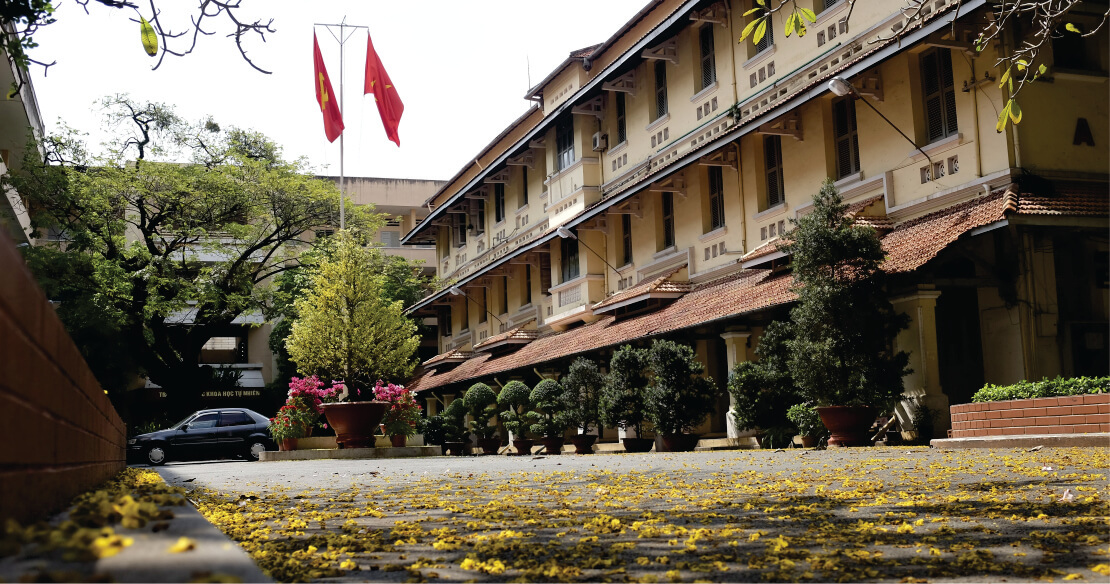
#> input picture sample/hcmus.jpg, 1110 x 584 px
$ python haar_compress.py sample/hcmus.jpg
#> lines starting #> are read from the running program, lines starting #| are printed output that depends on the picture; long printed decimals are rounded
import numpy as np
from PIL import Image
import os
import argparse
import sys

class HaarCompressor:
    def __init__(self, output_dir=None):
        self.output_dir = output_dir
        self.threshold = None
        self.image_path = None
        self.levels = None
        self.target_psnr = None
        self.best_params = None
        self.original_image = None
        self.compressed_image = None
        self.compression_stats = None
        self.last_save_path = None

    def _ensure_numpy_image(self, image_input):
        """Chuyển ảnh, hoặc đường dẫn ảnh thành numpy array.
        """
#> called with image_input = 'sample/hcmus.jpg'
        # Nếu đã là numpy array
        if isinstance(image_input, np.ndarray):
            return image_input
        # Nếu là PIL Image
        elif isinstance(image_input, Image.Image):
            img = image_input
        # Nếu là đường dẫn
        elif isinstance(image_input, str):
            try:
                img = Image.open(image_input)
#> img is the input picture: PIL image 1110x584 RGB; mean R, G, B 109.5, 99.6, 81.6
            except Exception as e:
                raise ValueError(f"Cannot read image from: {image_input} ({e})")
        else:
            raise ValueError("This format is not supported")
        # Giữ nguyên nếu grayscale
        if img.mode == 'L':
            return np.array(img)
        # Chuyển các chế độ khác sang RGB
        return np.array(img.convert("RGB"))

    def _read_image(self):
        return self._ensure_numpy_image(self.image_path)

    @staticmethod
    def haar_1d(signal):
        """Hàm biến đổi Haar 1D."""
        factor = 1 / np.sqrt(2)
        avg = (signal[::2] + signal[1::2]) * factor
        diff = (signal[::2] - signal[1::2]) * factor
        return np.concatenate([avg, diff])

    @staticmethod
    def inverse_haar_1d(transformed):
        """Hàm biến đổi ngược Haar 1D."""
        n = len(transformed)
        factor = 1 / np.sqrt(2)
        avg = transformed[:n//2]
        diff = transformed[n//2:]
        recon = np.zeros(n)
        recon[::2] = (avg + diff) * factor
        recon[1::2] = (avg - diff) * factor
        return recon

    def haar_2d(self, channel):
        """Hàm biến đổi Haar 2D, bằng cách áp dụng Haar 1D theo hàng và cột."""
        h, w = channel.shape
        result = channel.copy().astype(float)
        for _ in range(self.levels):
            for i in range(h):
                result[i, :w] = self.haar_1d(result[i, :w])
            for j in range(w):
                result[:h, j] = self.haar_1d(result[:h, j])
            h //= 2
            w //= 2
        return result

    def inverse_haar_2d(self, transformed):
        """Hàm biến đổi ngược Haar 2D, bằng cách áp dụng biến đổi ngược Haar 1D theo hàng và cột."""
        H, W = transformed.shape
        result = transformed.copy().astype(float)
        curr_h = H // (2 ** self.levels)
        curr_w = W // (2 ** self.levels)
        for _ in range(self.levels):
            curr_h *= 2
            curr_w *= 2
            for j in range(curr_w):
                result[:curr_h, j] = self.inverse_haar_1d(result[:curr_h, j])
            for i in range(curr_h):
                result[i, :curr_w] = self.inverse_haar_1d(result[i, :curr_w])
        return result

    def pad_to_pow2(self, img):
        """Pad hình ảnh đến kích thước lũy thừa của 2.
        Trả về ảnh đã đệm, chiều cao và chiều rộng ban đầu."""
        h, w = img.shape
        new_h = 1 << int(np.ceil(np.log2(h)))
        new_w = 1 << int(np.ceil(np.log2(w)))
        pad_h = new_h - h
        pad_w = new_w - w
        self.levels = int(np.log2(min(new_h, new_w)))
        padded = np.pad(img, ((0, pad_h), (0, pad_w)), mode='constant')
        return padded, h, w

    def compress_channel(self, chan, threshold):
        """
        Nén một kênh ảnh và trả về các thông số đánh giá ảnh
        """
        padded, h, w = self.pad_to_pow2(chan)
        coeffs = self.haar_2d(padded)
        compressed = coeffs * (np.abs(coeffs) > threshold)
        recon_full = self.inverse_haar_2d(compressed)
        recon = recon_full[:h, :w]
        mse = np.mean((chan - recon) ** 2)
        psnr = (10 * np.log10(255**2 / mse)) if mse > 0 else float('inf')
        zero_pct = 100 * np.sum(compressed == 0) / compressed.size
        return compressed, recon, psnr, zero_pct

    # [73 lines left out: functions optimize_threshold, compress_image, not called in this run]

    def compress_image_by_threshold(self, image_input, threshold):
        """
        Hàm nén ảnh bằng biến đổi Haar với threshold cố định.
        Thuật toán:
        1. Đọc ảnh từ đường dẫn hoặc numpy array.
        2. Chia ảnh thành các kênh (nếu là ảnh màu).
        3. Nén từng kênh bằng biến đổi Haar với ngưỡng đã cho.
        4. Tính PSNR và tỷ lệ phần trăm hệ số bằng 0 cho từng kênh.
        5. Tính trung bình PSNR và tỷ lệ phần trăm hệ số bằng 0.
        6. Trả về ảnh nén và các thông số thống kê.
        """
        if isinstance(image_input, str):
            self.image_path = image_input
        else:
            self.image_path = None
        self.original_image = self._ensure_numpy_image(image_input)
        channels = [self.original_image] if self.original_image.ndim == 2 else [self.original_image[:, :, c] for c in range(3)]
#> channels = 3 items
        recon_ch, psnr_list, zero_list = [], [], []
        for chan in channels:
            _, recon, psnr, zero_pct = self.compress_channel(chan, threshold)
            recon_ch.append(recon)
            psnr_list.append(psnr)
            zero_list.append(zero_pct)
#> this loop made 3 passes
#> pass 1, in pad_to_pow2, `padded = np.pad(img, ((0, pad_h), (0, pad_w)), mode='constant')`:
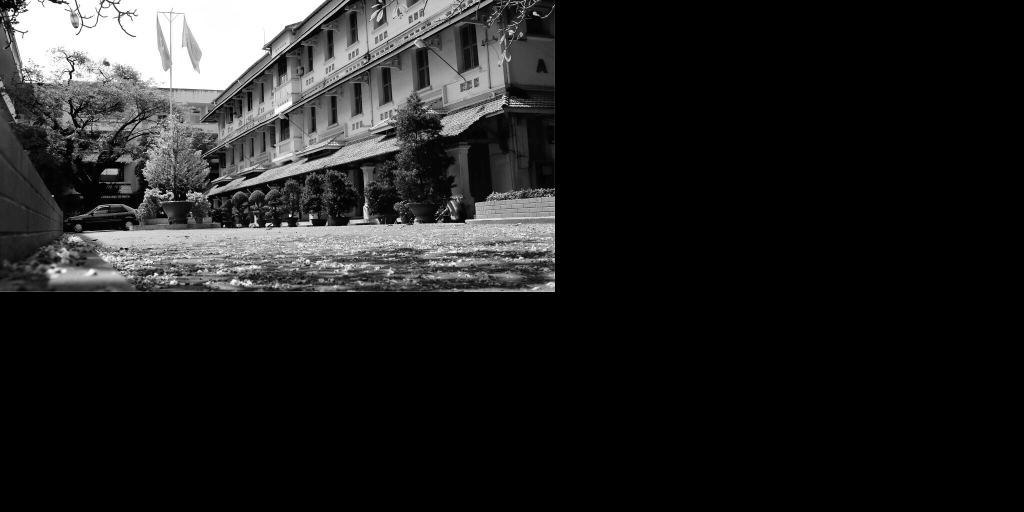
#> padded: shape (1024, 2048) (shown at 1/2 size); min 0, max 255, mean 33.8
        # Compute averages and print
        avg_psnr = float(np.mean(psnr_list))
        avg_zero = float(np.mean(zero_list))
        print(f"Average PSNR: {avg_psnr:.2f} dB")
#| Average PSNR: 29.15 dB
        print(f"Average Zero Percentage: {avg_zero:.2f}%")
#| Average Zero Percentage: 95.65%
        compressed_image = recon_ch[0] if len(recon_ch) == 1 else np.stack(recon_ch, axis=2)
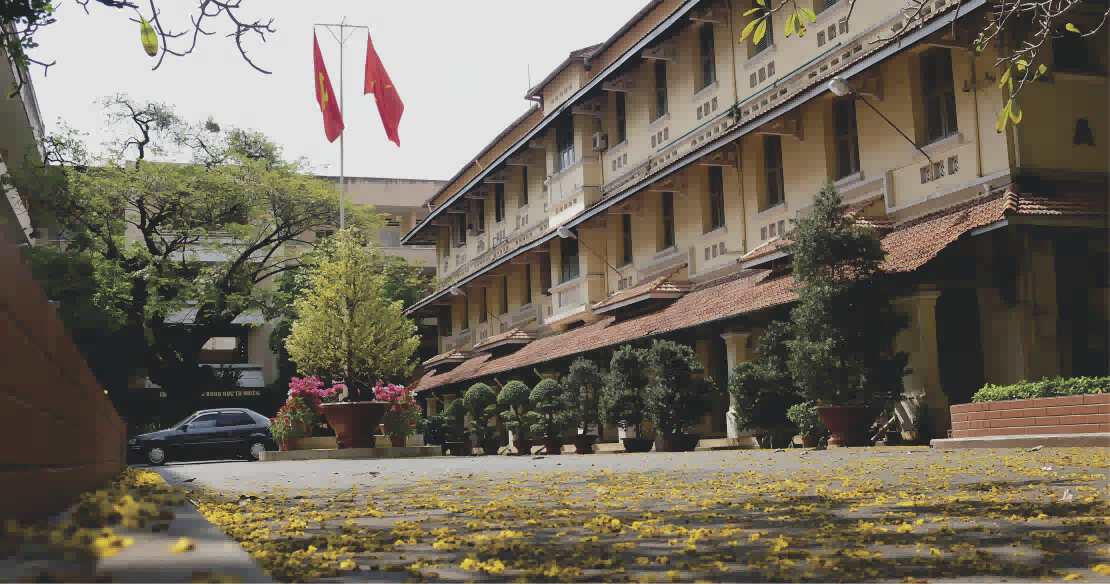
#> compressed_image: shape (584, 1110, 3) float64; mean of channels 0, 1, 2 109.5, 99.6, 81.6; drawn with min black and max white
        self.compressed_image = np.clip(compressed_image, 0, 255).astype(np.uint8)
        self.best_params = {'threshold': threshold}
        self.compression_stats = {'psnr_list': psnr_list,'psnr': avg_psnr, 'zero_list': zero_list, 'average_zero': avg_zero}
        return self.compressed_image

    def display_results(self):
        """Hiển thị ảnh gốc và ảnh đã nén."""
        import matplotlib.pyplot as plt
        fig, axs = plt.subplots(1, 2, figsize=(8, 4))
        titles = ['Original', 'Reconstructed']
        images = [self.original_image, self.compressed_image]

        for ax, img, title in zip(axs, images, titles):
            ax.imshow(img.astype(np.uint8))
            ax.set_title(title)
            ax.axis('off')
#> this loop made 2 passes
#> title on passes 1 to 2: 'Original', 'Reconstructed'

        plt.tight_layout()
        plt.show()
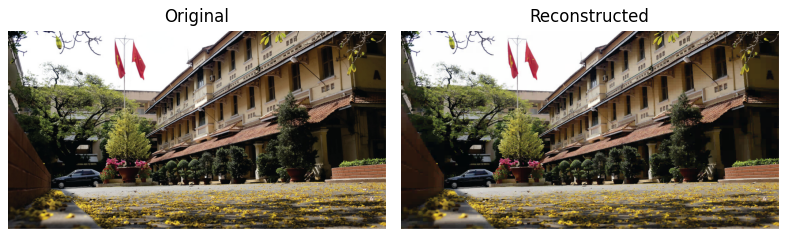
#> figure drawn by matplotlib, 2 panels

    def save_reconstructed_image(self):
        """Lưu ảnh đã nén vào thư mục đầu ra hoặc thư mục hiện tại nếu không có."""
        name, ext = os.path.splitext(os.path.basename(self.image_path))
        out_dir = self.output_dir or os.getcwd()
        os.makedirs(out_dir, exist_ok=True)
        out_path = os.path.join(out_dir, f"{name}_recon{ext}")

        mode = 'L' if self.compressed_image.ndim == 2 else 'RGB'
        Image.fromarray(self.compressed_image, mode=mode).save(out_path)
        self.last_save_path = out_path
        return out_path


    def get_compression_info(self):
        if not self.best_params:
            return None
        return {
            'levels': self.levels,
            'target_psnr': self.target_psnr,
            **self.best_params,
            **self.compression_stats
        }


def main():
    """Chương trình chính để nén ảnh bằng biến đổi Haar."""
    parser = argparse.ArgumentParser(
        description="Compress images using Haar wavelet transform with optional PSNR target or fixed threshold."
    )
    parser.add_argument('image_path', help='Path to the input image')
    parser.add_argument('-p', '--psnr', type=float,
                        help='Target PSNR value for automatic threshold selection')
    parser.add_argument('-t', '--threshold', type=float,
                        help='Fixed threshold for compression (overrides PSNR target)')
    parser.add_argument('-o', '--output_dir', type=str,
                        help='Directory to save the reconstructed image')
    args = parser.parse_args()

    compressor = HaarCompressor(output_dir=args.output_dir)
    try:
        if args.psnr is not None:
            if args.threshold is not None:
                print("Both PSNR and threshold provided. Compression based on PSNR.")
                compressor.compress_image(args.image_path, target_psnr=args.psnr)
            else:
                compressor.compress_image(args.image_path, target_psnr = args.psnr)
        if args.psnr is None:
            if args.threshold is None:
                compressor.compress_image_by_threshold(args.image_path, threshold=30)  # Default threshold if none provided
            else:
                compressor.compress_image_by_threshold(args.image_path, threshold=args.threshold)

        compressor.display_results()
        out_path = compressor.save_reconstructed_image()
        info = compressor.get_compression_info()
        print(f"Reconstructed image saved to: {out_path}")
        print("Compression stats:")
        for k, v in info.items():
            print(f"  {k}: {v}")
#> this loop made 7 passes
#> (k, v) on passes 1 to 7: ('levels', 10), ('target_psnr', None), ('threshold', 30), ('psnr_list', [29.06, 29.12, 29.26]), ('psnr', 29.15), ('zero_list', [95.37, 95.43, 96.15]), ('average_zero', 95.65)
#|   levels: 10
#|   target_psnr: None
#|   threshold: 30
#|   psnr_list: [29.064, 29.124, 29.261]
#|   psnr: 29.150
#|   zero_list: [95.366, 95.433, 96.146]
#|   average_zero: 95.648

    except Exception as e:
        print(f"Error: {e}", file=sys.stderr)
        sys.exit(1)

if __name__ == '__main__':
    main()

# Cách chạy chương trình:
#Chạy câu lệnh sau trong terminal:
#python haar_matrix.py [đường_dẫn_ảnh_đầu_vào] [-p] [Mức PSNR mục tiêu] [-t] [Mức Threshold tối đa] [-o] [Đường_dẫn_đầu_ra]

#Ví dụ:
#python haar_matrix.py hcmus.jpg -p 30 -t 50
#- Nếu trong câu lệnh có PSNR mục tiêu, ứng dụng sẽ nén theo cách nâng cao - tìm threshold tối ưu để đạt được mức PSNR đó.
#Nếu có,  \texttt{Mức Threshold} sẽ là threshold tối đa ứng dụng sẽ thử. Nếu không có sẽ sử dụng threshold mặc định.
#-Nếu trong câu lệnh không có PSNR mục tiêu, Ứng dụng sẽ nén theo cách cơ bản: dựa theo threshold đã cung cấp.
#  Nếu không có cả \texttt{Threshold} thì sẽ nén dựa trên threshold mặc định.
